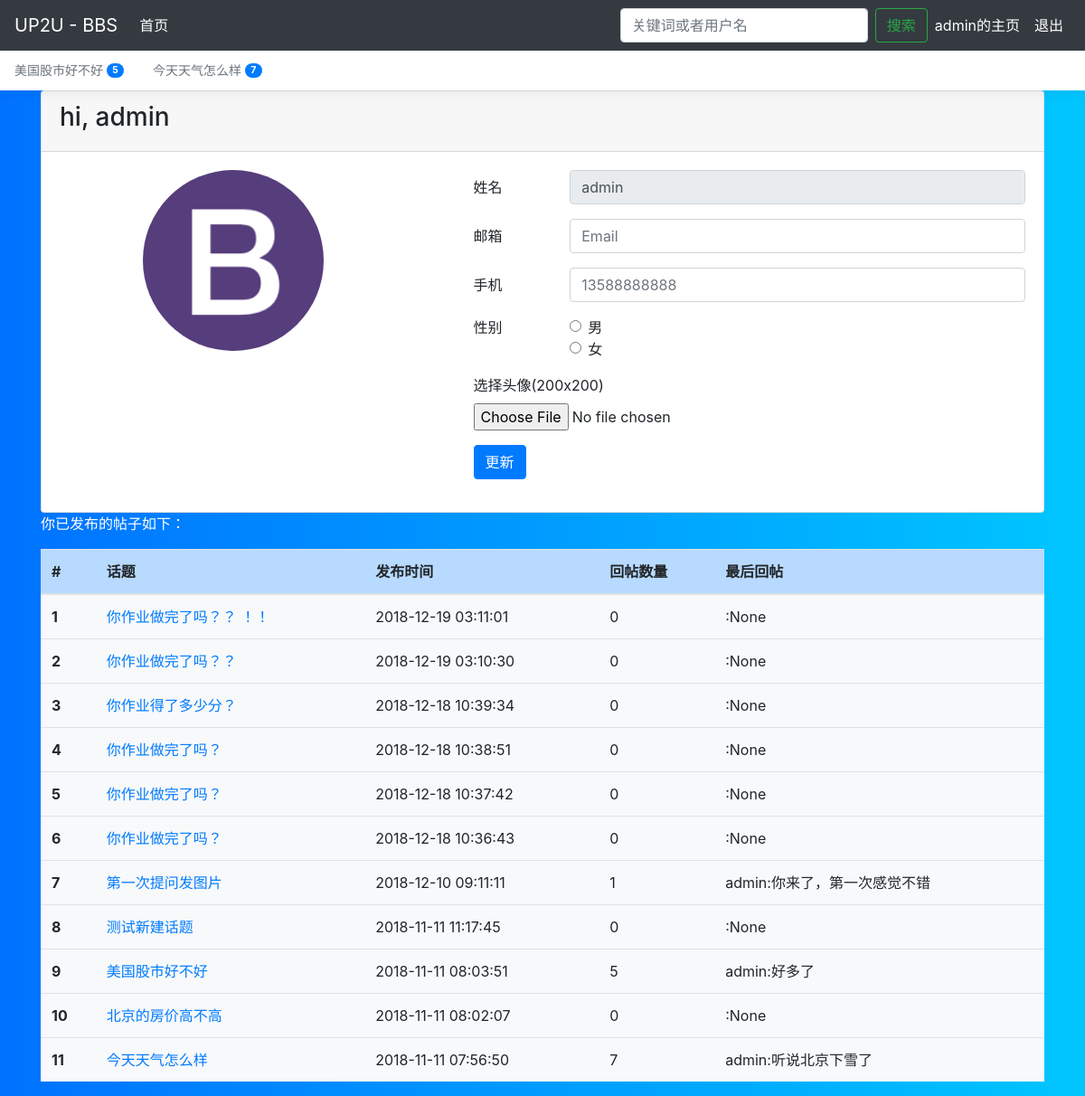
/my-page (signed in), run on the app's committed database.
### bbs/models.py (models this page shows, shortened)
class Question(models.Model):
    question_text = models.CharField('问题', max_length=200)
    author = models.ForeignKey(User, default=1, on_delete=models.CASCADE, verbose_name='作者' )
    pub_date = models.DateTimeField('发布时间', auto_now_add=True)
    picture = models.FileField(blank=True, null=True)
    class Meta:
        verbose_name = '问题'
        verbose_name_plural = '问题'

class Choice(models.Model):
    question = models.ForeignKey(Question, on_delete=models.CASCADE, verbose_name='问题')
    choice_text = models.TextField('回复', max_length=2000)
    author = models.ForeignKey(User, default=1, on_delete=models.CASCADE, verbose_name='作者' )
    picture = models.FileField(blank=True, null=True)
    def __str__(self):
        return self.choice_text
    class Meta:
        verbose_name = '回复'
        verbose_name_plural = '回复'

### bbs/views.py (the view)
# urls.py: path('my-page', views.my_page, name='my-page'),
@login_required
def my_page(request):
    latest_question_list = Question.objects.order_by('-pub_date').filter(author=request.user)
    form = QuestionForm()
    context = {
        'latest_question_list': latest_question_list,
        'current_user': {'user': request.user, 'is_login': request.user.is_authenticated},
        'form': form
        }
    return render(request, 'bbs/my_page.html', context)

### bbs/forms.py
class QuestionForm(forms.ModelForm):
    question_text = forms.CharField(
        label="问题",
        max_length=200,
        help_text='最大长度为200',
        widget=forms.TextInput(
            attrs={
                'placeholder': "请输入想问的话题",
                "class": 'form-control'
            }
        )
    )
    picture = forms.FileField(
        label="添加图片(可选)",
        help_text='可以上传的格式: jpg, png',
        required = False,
        widget=forms.FileInput(
            attrs={
                "class": 'form-control'
            }
        )
    )
    class Meta:
        model = Question
        fields = ['question_text', 'picture']

### bbs/templates/bbs/my_page.html (shortened to what this page needs)
{% extends 'bbs/base.html' %}
{% load static %}
{% block nav-hot %}
        <div class="nav-scroller bg-white box-shadow">
                <nav class="nav nav-underline">
                        {% for question in latest_question_list %}
                        {% if question.choice_set.count >= 3 %}
                        <a  class="nav-link" href="{% url 'bbs:detail' question.id %}">{{ question.question_text }}
                        <span class="badge badge-pill badge-primary align-text-bottom">{{ question.choice_set.count }}</span>
                        </a>
                        {% endif %}
                        {% endfor %}
                </nav>
            </div>
{% endblock %}
{% block content %}
<div class="card">
  <div class="card-header">
      <h3>hi, {{ current_user.user.username }}</h3>
  </div>
  <div class="card-body">
    <div class="row">
      <div class="col-md-4 offset-md-1 user-image">
        {% if current_user.user.userprofile.picture %}
          <img src="{{ current_user.user.userprofile.picture.url }}" alt="用户头像" class="rounded-circle" width="200" height="200" id="user_picture_img">
        {% else %}
        <img src="{% static 'img/bs.png' %}" alt="用户头像" class="rounded-circle" width="200" height="200" id="user_picture_img">
          {% endif %}
      </div>
      <div class="col">
          <form action="{% url 'accounts:userprofile' %}" method="post" novalidate  enctype="multipart/form-data">
              <div class="form-group row">
                  <label for="inputUser" class="col-sm-2 col-form-label">姓名</label>
                  <div class="col-sm-10">
                    <input type="text" readonly class="form-control" id="inputUser" name="username" placeholder="username" value="{{ current_user.user.username }}">
                  </div>
              </div>
              <div class="form-group row">
                <label for="inputEmail3" class="col-sm-2 col-form-label">邮箱</label>
                <div class="col-sm-10">
                  <input type="email" class="form-control" id="inputEmail3" name="email" placeholder="Email" value="{{ current_user.user.email }}">
                </div>
              </div>
              <div class="form-group row">
                <label for="inputPhoneNumber" class="col-sm-2 col-form-label">手机</label>
                <div class="col-sm-10">
                  <input type="text" class="form-control" id="inputPhoneNumber" name="phoneNumber" placeholder="13588888888" value="{{ current_user.user.userprofile.phone_number }}">
                </div>
              </div>
              <fieldset class="form-group">
                <div class="row">
                  <legend class="col-form-label col-sm-2 pt-0">性别</legend>
                  <div class="col-sm-10">
                    <div class="form-check">
                      <input class="form-check-input" type="radio" name="gridRadios" id="gridRadios1" value="1"
                      >
                      <label class="form-check-label" for="gridRadios1">
                        男
                      </label>
                    </div>
                    <div class="form-check">
                      <input class="form-check-input" type="radio" name="gridRadios" id="gridRadios2" value="2"
                      >
                      <label class="form-check-label" for="gridRadios2">
                        女
                      </label>
                    </div>
                  </div>
                </div>
              </fieldset>
              <label class="" for="user_picture">
                  选择头像(200x200)
                </label>
              <div class="form-group row">
                  <div class="col-sm-10">
                  <input type="file" name="picture" class="form-control-file" id="user_picture">
                </div>
              </div>
              <div class="form-group row">
                <div class="col-sm-10">
                  <button type="submit" class="btn btn-primary">更新</button>
                </div>
              </div>
            </form>
      </div>
    </div>
  </div>
</div>
<p class="text-white">你已发布的帖子如下：</p>
<table class="table table-hover my-3 bg-light">
        <thead>
                <tr class="table-primary">
                <th scope="col">#</th>
                <th scope="col">话题</th>
                <th scope="col">发布时间</th>
                <th scope="col">回帖数量</th>
                <th scope="col">最后回帖</th>
                </tr>
        </thead>
        <tbody>
        {% if latest_question_list %}
        {% for question in latest_question_list %}
                <tr>
                <th scope="row">{{ forloop.counter }}</th>
                <td><span class="title"> <a href="{% url 'bbs:detail' question.id %}">{{ question.question_text }}</a></span></td>
                <td><span class="date">{{ question.pub_date|date:"Y-m-d H:i:s" }}</span></td>
                <td><span>{{ question.choice_set.count }}</span></td>
                <td><span>{{ question.choice_set.last.author }}:{{ question.choice_set.last }}</span></td>
                </tr>
                {% endfor %}
        </tbody>
        {% else %}
        <p>没有任何信息</p>
        {% endif %}
        </table>
{% endblock %}

### bbs/templates/bbs/base.html (shortened to what this page needs)
{% load static %}
<!doctype html>
<html lang="en">
  <head>
    <link rel="stylesheet" href="https://cdn.jsdelivr.net/simplemde/latest/simplemde.min.css">
    <link rel="stylesheet" href="{% static 'css/bootstrap.css' %}">
    <link href="{% static 'css/offcanvas.css' %}" rel="stylesheet">
  </head>
  <body class="bg-light">
    <nav class="navbar navbar-expand-md fixed-top navbar-dark bg-dark">
      <a class="navbar-brand" href="#">UP2U - BBS</a>
      <div class="navbar-collapse offcanvas-collapse" id="navbarsExampleDefault">
        <ul class="navbar-nav mr-auto">
          <li class="nav-item active">
            <a class="nav-link" href="{% url 'bbs:index' %}">首页 <span class="sr-only">(current)</span></a>
          </li>
        </ul>
        <form class="form-inline my-2 my-lg-0" method="get" action="{% url 'bbs:index' %}">
          <input class="form-control mr-sm-2" type="text" placeholder="关键词或者用户名" aria-label="Search"
          name="q" value="{{ request.GET.q }}">
          <button class="btn btn-outline-success my-2 my-sm-0" type="submit">搜索</button>
        </form>
        {% if current_user.is_login %}
          <ul class="navbar-nav">
            <li class="nav-item active">
              <a class="nav-link" href="{% url 'bbs:my-page' %}">{{ current_user.user }}的主页<span class="sr-only">(current)</span></a>
            </li>
            <li class="nav-item active">
              <a class="nav-link" href="{% url 'accounts:logout' %}">退出 <span class="sr-only">(current)</span></a>
            </li>
          </ul>
        {% endif %}
      </div>
    </nav>
    {% block nav-hot %}
    {% endblock %}
<main role="main" class="container">
    {% block content %}
    {% endblock %}
</main>
</body>
</html>

### static/css/offcanvas.css (style rules this page uses)
html, body { overflow-x: hidden; }
body { padding-top: 56px; background: -webkit-linear-gradient(left, #0072ff, #00c6ff) }
.nav-scroller { position: relative; z-index: 2; height: 2.75rem; overflow-y: hidden; }
.nav-scroller .nav { display: -webkit-box; display: -ms-flexbox; display: flex; -ms-flex-wrap: nowrap; flex-wrap: nowrap; padding-bottom: 1rem; margin-top: -1px; overflow-x: auto; color: rgba(255, 255, 255, .75); text-align: center; white-space: nowrap; -webkit-overflow-scrolling: touch; }
.nav-underline .nav-link { padding-top: .75rem; padding-bottom: .75rem; font-size: .875rem; color: var(--secondary); }
.box-shadow { box-shadow: 0 .25rem .75rem rgba(0, 0, 0, .05); }

### data on the page
Question: question_text "美国股市好不好", choice_set.count "5", pub_date "2018-11-11 08:03:51", choice_set.last.author "admin", choice_set.last "好多了"
Question: question_text "今天天气怎么样", choice_set.count "7", pub_date "2018-11-11 07:56:50", choice_set.last.author "admin", choice_set.last "听说北京下雪了"
Question: question_text "你作业做完了吗？？ ！！", pub_date "2018-12-19 03:11:01", choice_set.count "0", choice_set.last "None"
Question: question_text "你作业做完了吗？？", pub_date "2018-12-19 03:10:30", choice_set.count "0", choice_set.last "None"
Question: question_text "你作业得了多少分？", pub_date "2018-12-18 10:39:34", choice_set.count "0", choice_set.last "None"
Question: question_text "你作业做完了吗？", pub_date "2018-12-18 10:38:51", choice_set.count "0", choice_set.last "None"
Question: question_text "你作业做完了吗？", pub_date "2018-12-18 10:37:42", choice_set.count "0", choice_set.last "None"
Question: question_text "你作业做完了吗？", pub_date "2018-12-18 10:36:43", choice_set.count "0", choice_set.last "None"
Question: question_text "第一次提问发图片", pub_date "2018-12-10 09:11:11", choice_set.count "1", choice_set.last.author "admin", choice_set.last "你来了，第一次感觉不错"
Question: question_text "测试新建话题", pub_date "2018-11-11 11:17:45", choice_set.count "0", choice_set.last "None"
Question: question_text "北京的房价高不高", pub_date "2018-11-11 08:02:07", choice_set.count "0", choice_set.last "None"

### other printed values
{{ current_user.user }} "admin"
{{ current_user.user.username }} "admin"
